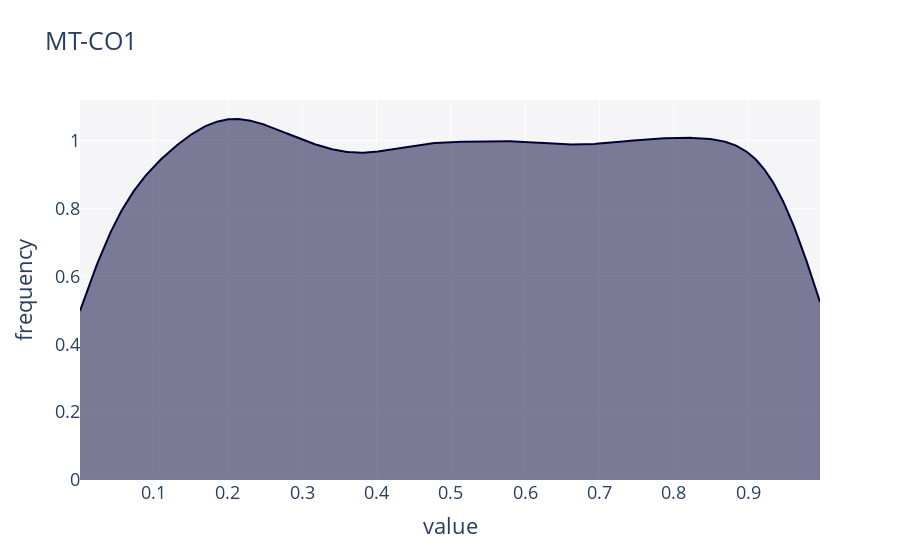

Notebook source saved alongside this figure:
### Code cell
cdf_1= copula.univariates[0].cdf(df[name_1])
dist_1d(cdf_1, title=name_1)

### Figure 1 — Plotly figure (JSON) as saved in the notebook; plotly's stock layout.template omitted (floating-point values rounded to 4 significant figures; data arrays with more than 128 entries replaced by an {"elided": "..."} marker saying what was removed)
{"data": [{"fill": "tozeroy", "hovertemplate": "<b>None</b><br>Frequency: %{y}<extra></extra>", "marker": {"color": "#000036"}, "mode": "lines", "showlegend": true, "type": "scatter", "x": {"elided": "500 float values"}, "xaxis": "x", "y": {"elided": "500 float values"}, "yaxis": "y"}], "layout": {"barmode": "overlay", "font": {"size": 18}, "hovermode": "closest", "legend": {"traceorder": "reversed"}, "plot_bgcolor": "#F5F5F8", "showlegend": false, "title": {"text": "MT-CO1"}, "xaxis": {"anchor": "y2", "domain": [0, 1], "title": {"text": "value"}, "zeroline": false}, "yaxis": {"anchor": "free", "domain": [0, 1], "position": 0, "title": {"text": "frequency"}}}}
